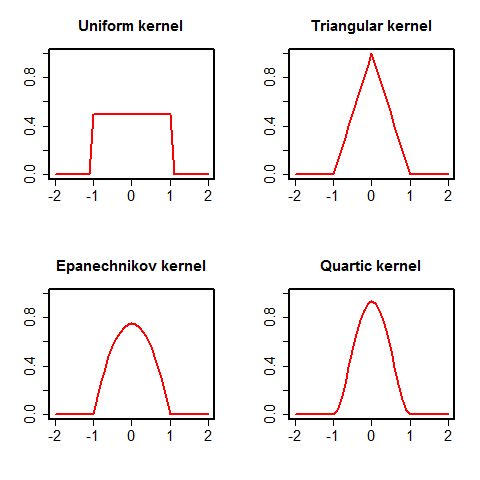

R code for this plot:
# The R function kernel.wfunc implements all different kernel weighting functions in R
kernel.wfunc = function(x, xzero, kernel){
  n = length(x)                            # number of points to evaluate
  y = NA                                   # weight vector
  dist = x - xzero                         # distance vector
  for(i in 1:n){
    if(dist[i] <= 1 & dist[i] >= -1){      # weights for each point x not to far from xzero
      if(kernel == "Uniform"){             # uniform weights
        y[i] = 0.5}
      if(kernel == "Triangular"){          # triangular weights
        y[i] = 1 - abs(dist[i])}
      if(kernel == "Epanechnikov"){        # Epanechnikov weights
        y[i] = 0.75*(1 - dist[i]^2)}
      if(kernel == "Quartic"){             # Quartic weights
        y[i] = 15/16*(1 - dist[i]^2)^2}}
        
    else{
    y[i] = 0}                              # weights for points too far from xzero
  }
  return(y)
}
kernel_names = c("Uniform", "Triangular",  
                 "Epanechnikov", "Quartic")
x = seq(-2, 2, by = 0.1)                   # sequence for points to evaluate
par = par(mfrow = c(2, 2), cex.main = 1.5, 
          lwd = 2, cex.axis = 1.5, 
          lty = "solid")
for( i in 1:length(kernel_names)){         # loop creating the four plots
  y = kernel.wfunc(x, xzero = 0,           
                   kernel = kernel_names[i])
  plot(x, y, type = "l", xlim = c(-2, 2),  
       ylim = c(0, 1), col = "red",
       xlab = "", ylab = "",
       main = paste(kernel_names[i], "kernel"))}
